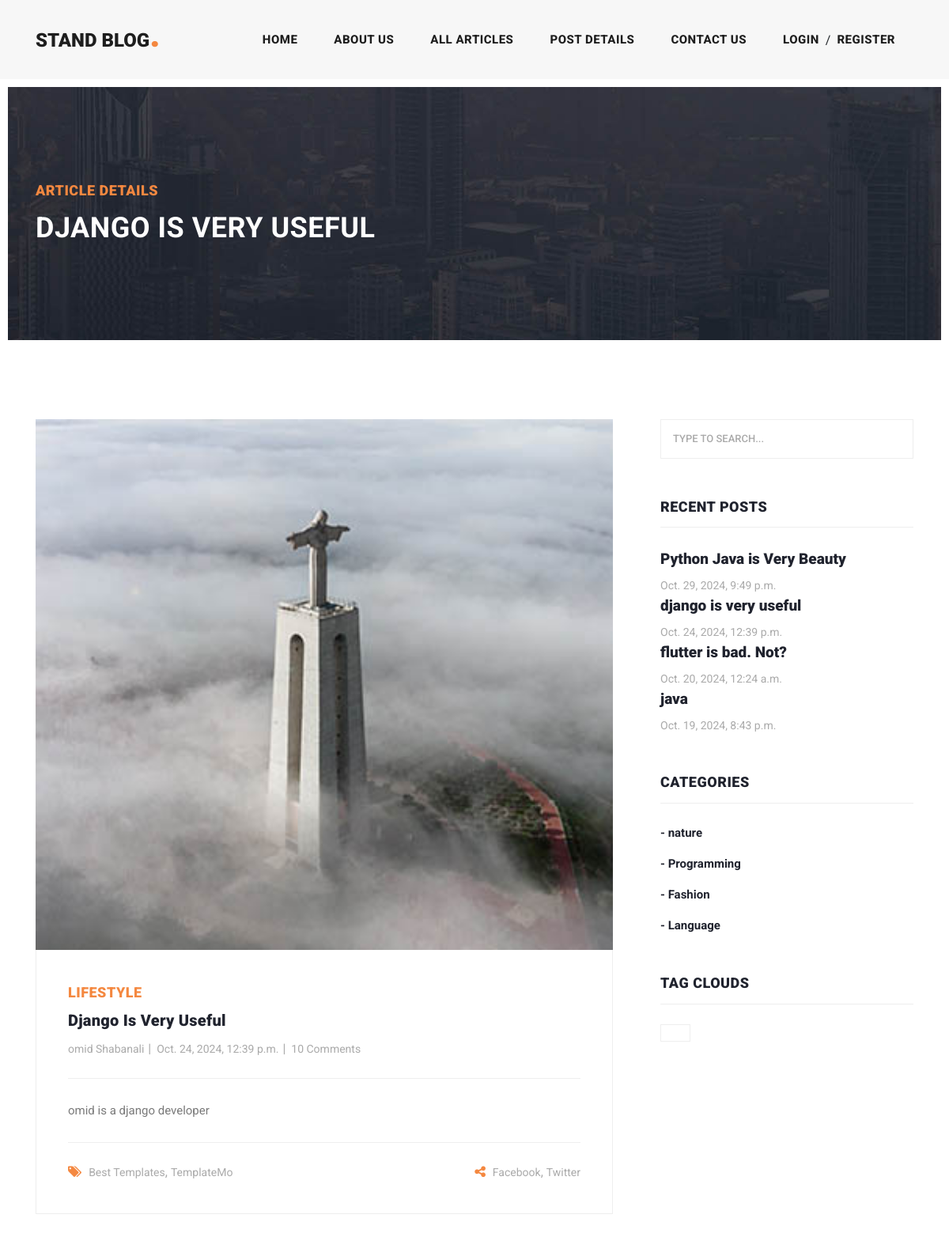
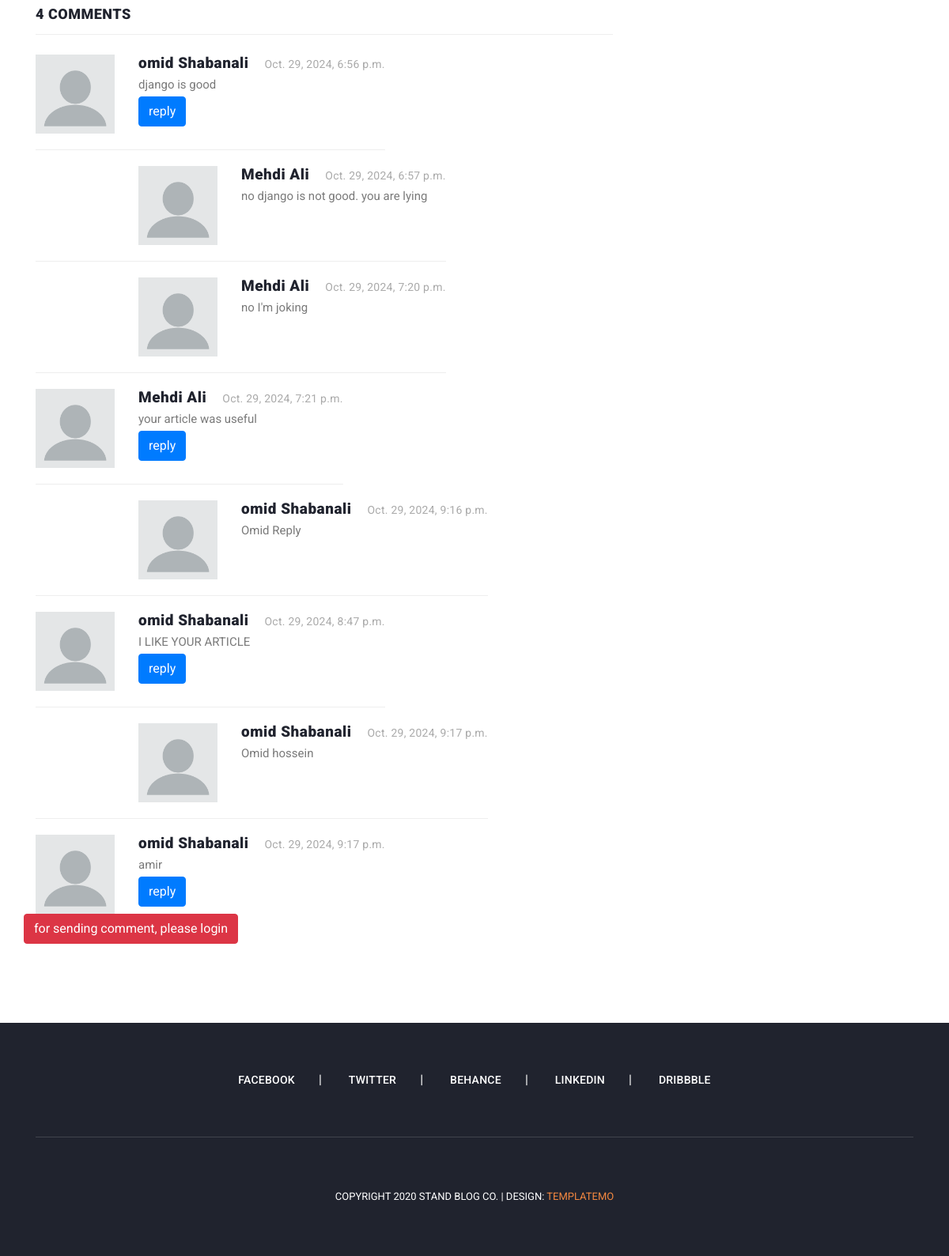
The page /articles/detail/django-is-very-useful on the database its author committed (2 pictures, top to bottom).
### blog/models.py (models this page shows, shortened)
class Article(models.Model):
    CHOICES = (
        ('A', 'پایتون'),
        ('B', 'جنگو')
    )
    author = models.ForeignKey(User, on_delete=models.CASCADE, related_name='articles')
    category = models.ManyToManyField(Category, related_name='articles')
    title = models.CharField(max_length=70)
    body = models.TextField()
    image = models.ImageField(upload_to='images/articles')
    created = models.DateTimeField(auto_now_add=True)
    updated = models.DateTimeField(auto_now=True)
    myfile = models.FileField(upload_to='test', null=True)
    status = models.BooleanField(default=True)
    published = models.BooleanField(default=True)
    objects = models.Manager()
    custom_manager = ArticleManager()
    slug = models.SlugField(blank=True, unique=True)
    class Meta:
        ordering = ('-created',)

class Comment(models.Model):
    article = models.ForeignKey(Article, on_delete=models.CASCADE, related_name='comments')
    user = models.ForeignKey(User, on_delete=models.CASCADE, related_name='comments')
    parent = models.ForeignKey('self', on_delete=models.CASCADE, null=True, blank=True, related_name='replies')
    body = models.TextField()
    created_at = models.DateTimeField(auto_now_add=True)

class Category(models.Model):
    title = models.CharField(max_length=100)
    created = models.DateTimeField(auto_now_add=True)

### blog/views.py (the view)
# urls.py: path('detail/<slug:slug>', views.article_detail, name='article_detail'),
def article_detail(request, slug):
    article = get_object_or_404(Article, slug=slug)
    if request.method == 'POST':
        parent_id = request.POST.get('parent_id')
        body = request.POST['body']
        Comment.objects.create(body=body, article=article, user=request.user, parent_id=parent_id)
    return render(request, "blog/article_detail.html", {"article": article})

### context_processors/context_processors.py (called while the page is built)
def recent_articles(request):
    recent_articles = Article.objects.order_by('-created')
    categories = Category.objects.all()
    return {'recent_articles': recent_articles, 'categories':categories}

### blog/templates/blog/article_detail.html (shortened to what this page needs)
{% extends 'base.html' %}
{% load static %}
{% block content %}
    <div class="heading-page header-text">
        <section class="page-heading">
            <div class="container">
                <div class="row">
                    <div class="col-lg-12">
                        <div class="text-content">
                            <h4>Article Details</h4>
                            <h2>{{ article.title }}</h2>
                        </div>
                    </div>
                </div>
            </div>
        </section>
    </div>
    <section class="blog-posts grid-system">
        <div class="container">
            <div class="row">
                <div class="col-lg-8">
                    <div class="all-blog-posts">
                        <div class="row">
                            <div class="col-lg-12">
                                <div class="blog-post">
                                    <div class="blog-thumb">
                                        <img src="{{ article.image.url }}" alt="">
                                    </div>
                                    <div class="down-content">
                                        <span>Lifestyle</span>
                                        <a href="post-details.html"><h4>{{ article.title }}</h4></a>
                                        <ul class="post-info">
                                            <li><a href="#">{{ article.author.get_full_name }}</a></li>
                                            <li><a href="#">{{ article.created }}</a></li>
                                            <li><a href="#">10 Comments</a></li>
                                        </ul>
                                        <p>{{ article.body }}</p>
                                        <div class="post-options">
                                            <div class="row">
                                                <div class="col-6">
                                                    <ul class="post-tags">
                                                        <li><i class="fa fa-tags"></i></li>
                                                        <li><a href="#">Best Templates</a>,</li>
                                                        <li><a href="#">TemplateMo</a></li>
                                                    </ul>
                                                </div>
                                                <div class="col-6">
                                                    <ul class="post-share">
                                                        <li><i class="fa fa-share-alt"></i></li>
                                                        <li><a href="#">Facebook</a>,</li>
                                                        <li><a href="#"> Twitter</a></li>
                                                    </ul>
                                                </div>
                                            </div>
                                        </div>
                                    </div>
                                </div>
                            </div>
                            <div class="col-lg-12">
                                <div class="sidebar-item comments">
                                    <div class="sidebar-heading">
                                        <h2>4 comments</h2>
                                    </div>
                                    <div class="content">
                                        <ul>
                                            {% for comment in article.comments.all %}
                                                {% if comment.parent == None %}
                                                    <li>
                                                        <div class="author-thumb">
                                                            {% if comment.user.profile.image %}
                                                                <img src="{{ comment.user.profile.image.url }}" alt="">
                                                            {% else %}
                                                                <img src="{% static "images/icons/index.png" %}" alt="">
                                                            {% endif %}
                                                        </div>
                                                        <div class="right-content">
                                                            <h4>{{ comment.user.get_full_name }}<span>{{ comment.created_at }}</span>
                                                            </h4>
                                                            <p>{{ comment.body }}</p>
                                                            <button onclick="set_value({{ comment.id }})" class="btn btn-primary">reply</button>
                                                        </div>
                                                    </li>
                                                    {% for reply in comment.replies.all %}
                                                        <li class="replied">
                                                            <div class="author-thumb">
                                                                {% if comment.user.profile.image %}
                                                                    <img src="{{ comment.user.profile.image.url }}"
                                                                         alt="">
                                                                {% else %}
                                                                    <img src="{% static "images/icons/index.png" %}"
                                                                         alt="">
                                                                {% endif %}
                                                            </div>
                                                            <div class="right-content">
                                                                <h4>{{ reply.user.get_full_name }}<span>{{ reply.created_at }}</span>
                                                                </h4>
                                                                <p>{{ reply.body }}</p>
                                                            </div>
                                                        </li>
                                                    {% endfor %}
                                                {% endif %}
                                            {% endfor %}
                                        </ul>
                                    </div>
                                </div>
                            </div>
                            {% if request.user.is_authenticated %}
                                <div class="col-lg-12">
                                    <div class="sidebar-item submit-comment">
                                        <div class="sidebar-heading">
                                            <h2 id="hi">Your comment</h2>
                                        </div>
                                        <div class="content">
                                            <form id="comment" action="#" method="post">
                                                {% csrf_token %}
                                                <div class="row">
                                                    <input type="hidden" id="parent_id" name="parent_id" value="">
                                                    <div class="col-lg-12">
                                                        <fieldset>
                                                        <textarea name="body" rows="6" id="body"
                                                                  placeholder="Type your comment"
                                                                  required=""></textarea>
                                                        </fieldset>
                                                    </div>
                                                    <div class="col-lg-12">
                                                        <fieldset>
                                                            <button type="submit" id="form-submit" class="main-button">
                                                                Submit
                                                            </button>
                                                        </fieldset>
                                                    </div>
                                                </div>
                                            </form>
                                        </div>
                                    </div>
                                </div>
                            {% else %}
                                <a class="btn btn-danger" href="{% url "account:login" %}">for sending comment, please
                                    login</a>
                            {% endif %}
                        </div>
                    </div>
                </div>
                {% include "includes/sidebar.html" %}
            </div>
        </div>
    </section>
{% endblock %}

### templates/includes/sidebar.html
<div class="col-lg-4">
    <div class="sidebar">
        <div class="row">
            <div class="col-lg-12">
                <div class="sidebar-item search">
                    <form id="search_form" name="gs" method="GET" action="{% url "blog:search_articles" %}">
                        <input type="text" name="q" class="searchText" placeholder="type to search..."
                               autocomplete="on">
                    </form>
                </div>
            </div>
            <div class="col-lg-12">
                <div class="sidebar-item recent-posts">
                    <div class="sidebar-heading">
                        <h2>Recent Posts</h2>
                    </div>
                    <div class="content">
                        <ul>
                            <li><a href="post-details.html">
                                   {% for article in recent_articles %}
                                        <h5>{{ article.title }}</h5>
                                        <span>{{ article.created }}</span>
                                   {% endfor %}
                            </a></li>
                        </ul>
                    </div>
                </div>
            </div>
            <div class="col-lg-12">
                <div class="sidebar-item categories">
                    <div class="sidebar-heading">
                        <h2>Categories</h2>
                    </div>
                    <div class="content">
                        <ul>
                            {% for cat in categories %}
                                <li><a href="{% url "blog:category_detail" cat.id %}">- {{ cat.title }}</a></li>
                            {% endfor %}
                        </ul>
                    </div>
                </div>
            </div>
            <div class="col-lg-12">
                <div class="sidebar-item tags">
                    <div class="sidebar-heading">
                        <h2>Tag Clouds</h2>
                    </div>
                    <div class="content">
                        <ul>
                            <li><a href="#">{{ name }}</a></li>
                        </ul>
                    </div>
                </div>
            </div>
        </div>
    </div>
</div>

### rows shown on the page
Article: title "DJANGO IS VERY USEFUL", image (picture), title "Django Is Very Useful", author.get_full_name "omid Shabanali", created "Oct. 24, 2024, 12:39 p.m.", body "omid is a django developer", title "django is very useful"
Comment: user.get_full_name "omid Shabanali", created_at "Oct. 29, 2024, 6:56 p.m.", body "django is good"
Comment: user.get_full_name "Mehdi Ali", created_at "Oct. 29, 2024, 6:57 p.m.", body "no django is not good. you are lying"
Comment: user.get_full_name "Mehdi Ali", created_at "Oct. 29, 2024, 7:20 p.m.", body "no I'm joking"
Comment: user.get_full_name "Mehdi Ali", created_at "Oct. 29, 2024, 7:21 p.m.", body "your article was useful"
Comment: user.get_full_name "omid Shabanali", created_at "Oct. 29, 2024, 9:16 p.m.", body "Omid Reply"
Comment: user.get_full_name "omid Shabanali", created_at "Oct. 29, 2024, 8:47 p.m.", body "I LIKE YOUR ARTICLE"
Comment: user.get_full_name "omid Shabanali", created_at "Oct. 29, 2024, 9:17 p.m.", body "Omid hossein"
Comment: user.get_full_name "omid Shabanali", created_at "Oct. 29, 2024, 9:17 p.m.", body "amir"
Article: title "Python Java is Very Beauty", created "Oct. 29, 2024, 9:49 p.m."
Article: title "flutter is bad. Not?", created "Oct. 20, 2024, 12:24 a.m."
Article: title "java", created "Oct. 19, 2024, 8:43 p.m."
Category: title "nature"
Category: title "Programming"
Category: title "Fashion"
Category: title "Language"
